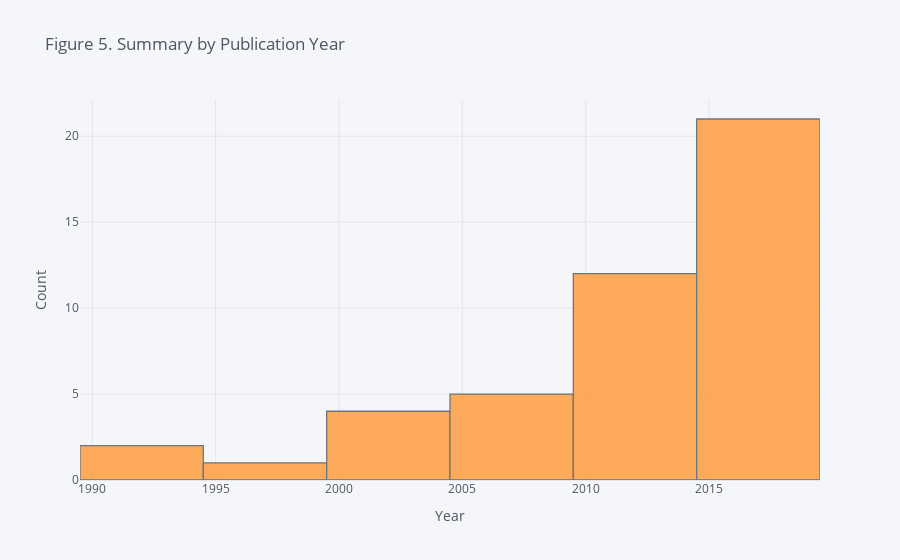

This figure's notebook cell:
### Markdown cell above
# Publication Summary by Year

### Code cell
# Standard plotly imports
import plotly.graph_objs as go
from plotly.offline import iplot, init_notebook_mode
# Using plotly + cufflinks in offline mode
import cufflinks

cufflinks.go_offline(connected=True)
init_notebook_mode(connected=True)

reflist['Year'].iplot(kind='hist', xTitle='Year',
                  yTitle='Count', title='Figure 5. Summary by Publication Year')

### Figure 1 — Plotly figure (JSON) as saved in the notebook; plotly's stock layout.template omitted (floating-point values rounded to 4 significant figures)
{"data": [{"histfunc": "count", "histnorm": "", "marker": {"color": "rgba(255, 153, 51, 1.0)", "line": {"color": "#4D5663", "width": 1.3}}, "name": "Year", "opacity": 0.8, "orientation": "v", "type": "histogram", "x": [2014, 2015, 2015, 2015, 2012, 2015, 2008, 2014, 2008, 2018, 2012, 2014, 2016, 2017, 2016, 2017, 2018, 2012, 2012, 2003, 2007, 1998, 2013, 1992, 2012, 2014, 2001, 2009, 2016, 2016, 2001, 2005, 2016, 2013, 2015, 2018, 2000, 2018, 2018, 1993, 2018, 2015, 2017, 2014, 2018]}], "layout": {"barmode": "overlay", "legend": {"bgcolor": "#F5F6F9", "font": {"color": "#4D5663"}}, "paper_bgcolor": "#F5F6F9", "plot_bgcolor": "#F5F6F9", "title": {"font": {"color": "#4D5663"}, "text": "Figure 5. Summary by Publication Year"}, "xaxis": {"gridcolor": "#E1E5ED", "showgrid": true, "tickfont": {"color": "#4D5663"}, "title": {"font": {"color": "#4D5663"}, "text": "Year"}, "zerolinecolor": "#E1E5ED"}, "yaxis": {"gridcolor": "#E1E5ED", "showgrid": true, "tickfont": {"color": "#4D5663"}, "title": {"font": {"color": "#4D5663"}, "text": "Count"}, "zerolinecolor": "#E1E5ED"}}}
